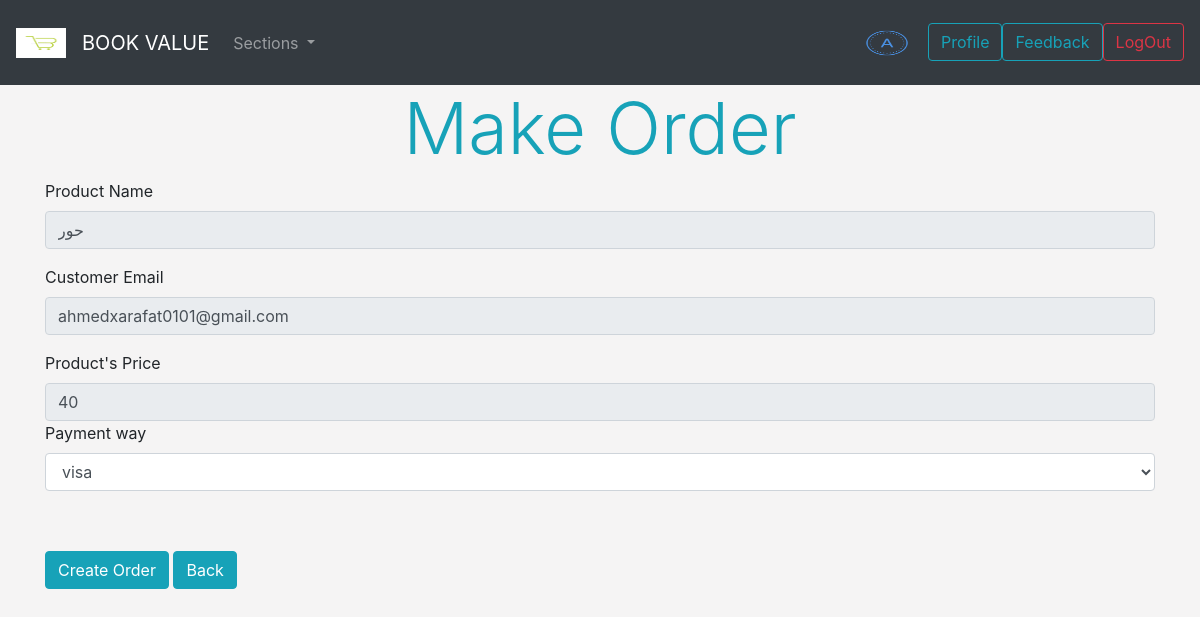
The page /customers/order.php?PID=1 (signed in) on the database its author committed.
### tables this page shows
CREATE TABLE `products` (
  `ID` int(11) NOT NULL,
  `name` varchar(255) NOT NULL,
  `price` int(11) NOT NULL,
  `author` varchar(255) NOT NULL,
  `sectionID` int(11) NOT NULL,
  `companyID` int(11) NOT NULL,
  `image` varchar(4000) NOT NULL,
  `quantity` varchar(2000) NOT NULL
);

CREATE TABLE `customers` (
  `ID` int(11) NOT NULL,
  `name` varchar(255) NOT NULL,
  `email` varchar(255) NOT NULL,
  `phone` varchar(50) NOT NULL,
  `address` varchar(255) NOT NULL,
  `password` varchar(255) NOT NULL
);

### customers/order.php (the view, shortened to what this page needs)
<?php
include "../general/config.php";
include '../shared UI/nav.php';
$CustID = $_SESSION['custID'];
$QueryFromCustomer = "SELECT * FROM customers WHERE ID = $CustID ";
$ExecuteQuery1 = mysqli_query($conn, $QueryFromCustomer);
$CustomerData = mysqli_fetch_assoc($ExecuteQuery1);
$CustomerEmail = $CustomerData['email'];
$ProdID = $_GET['PID'];
$QueryFromProduct = "SELECT * FROM products WHERE ID = $ProdID ";
$ExecuteQuery2 = mysqli_query($conn, $QueryFromProduct);
$ProductData = mysqli_fetch_assoc($ExecuteQuery2);
$ProductName = $ProductData['name'];
$ProductPrice = $ProductData['price'];
?>
<!DOCTYPE html>
<html lang="en">
<head>
</head>
<body style="background-color: #f5f4f4;">
  <div class="container">
    <form method="POST">
      <h1 class="text-center text-info display-3"> Make Order </h1>
      <div class="form-group">
        <label for="exampleInputPassword1">Product Name</label>
        <input type="text" value="<?php echo $ProductName; ?> " class="form-control" id="exampleInputPassword1" name="name" disabled>
      </div>
      <div class="form-group">
        <label for="exampleInputPassword1">Customer Email</label>
        <input type="email" value="<?php echo $CustomerEmail; ?> " class="form-control" id="exampleInputPassword1" name="email" disabled>
      </div>
      <div class="form-group">
        <label for="exampleInputEmail1">Product's Price</label>
        <input type="email" value="<?php echo $ProductPrice; ?> " class="form-control" id="exampleInputEmail1" aria-describedby="emailHelp" name="email" disabled>
        <div class="form-group">
    <label for="exampleFormControlSelect1">Payment way</label>
    <select class="form-control" id="exampleFormControlSelect1" name="PaymentMethod">
      <option>visa</option>
    </select>
  </div>
        <br>
        <button style="margin-top:20px;" type="submit" class="btn btn-info" name="MakeOrder">Create Order</button>
        <button style="margin-top:20px;" type="submit" class="btn btn-info" name="BackBTN">Back</button>
    </form>
  </div>
</body>
</html>

### rows shown on the page
products: name "حور", email "40"
customers: email "ahmedxarafat0101@gmail.com"
